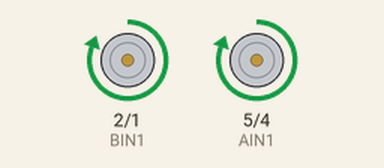
Recording of a sketch running on a simulated Arduino Uno, built with avr-gcc and run on an emulated ATmega328P. On the bench: motor-driver pin pairs drawn as motors (green arrow = first pin HIGH = forward, orange = second pin HIGH = backward, longer = more drive).

Above: at 0.5 s.
At 2.5 s:
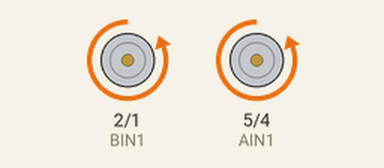
At 3.5 s:
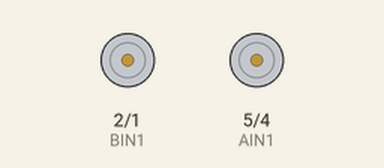
Timing chart, 0 to 5.2 s (numbered marks = the images above):
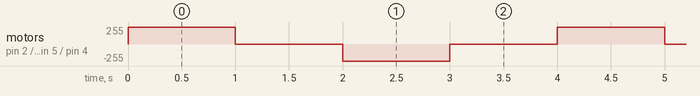

Measured:
- by itself, motor on pin 2 (BIN1) / pin 1 (BIN2), motor on pin 5 (AIN1) / pin 4 (AIN2): repeats every 4.0 s: stopped 1.0 s, backward 255/255 1.0 s, stopped 1.0 s, forward 255/255 1.0 s

The sketch:

proj6_motor_driver_control_HighCurrentLoad.ino
```cpp
const int AIN1 = 5;
const int AIN2 = 4;

const int BIN1 = 2;
const int BIN2 = 1;

void setup()
{
                        // Motor A : set all pins as output
  pinMode(AIN1, OUTPUT);
  pinMode(AIN2, OUTPUT);


                        // Motor B : set all pins as output
  pinMode(BIN1, OUTPUT);
  pinMode(BIN2, OUTPUT);

}

void loop()
{
                        //drive forward at full speed by pulling AIN1/BIN1 High
                        //and AIN2/BIN2 low, while writing a full 255 to PWMA/PWMB to
                        //control speed
  digitalWrite(AIN1, HIGH);
  digitalWrite(AIN2, LOW);


  digitalWrite(BIN1, HIGH);
  digitalWrite(BIN2, LOW);


                        //wait 1 second
  delay(1000);

                        //Brake the motorS by pulling both direction pins to
                        //the same state (in this case LOW). PWMA/PWMB doesn't matter
                        //in a brake situation, but set as 0.
  digitalWrite(AIN1, LOW);
  digitalWrite(AIN2, LOW);
  digitalWrite(BIN1, LOW);
  digitalWrite(BIN2, LOW);


                        //wait 1 second
  delay(1000);

                        //change direction to reverse by flipping the states
                        //of the direction pins from their forward state at lower speed
  digitalWrite(AIN1, LOW);
  digitalWrite(AIN2, HIGH);
  digitalWrite(BIN1, LOW);
  digitalWrite(BIN2, HIGH);


                        //wait 1 second
  delay(1000);

                        //Brake again
  digitalWrite(AIN1, LOW);
  digitalWrite(AIN2, LOW);
  digitalWrite(BIN1, LOW);
  digitalWrite(BIN2, LOW);


                        //wait 1 second
  delay(1000);
}
```
